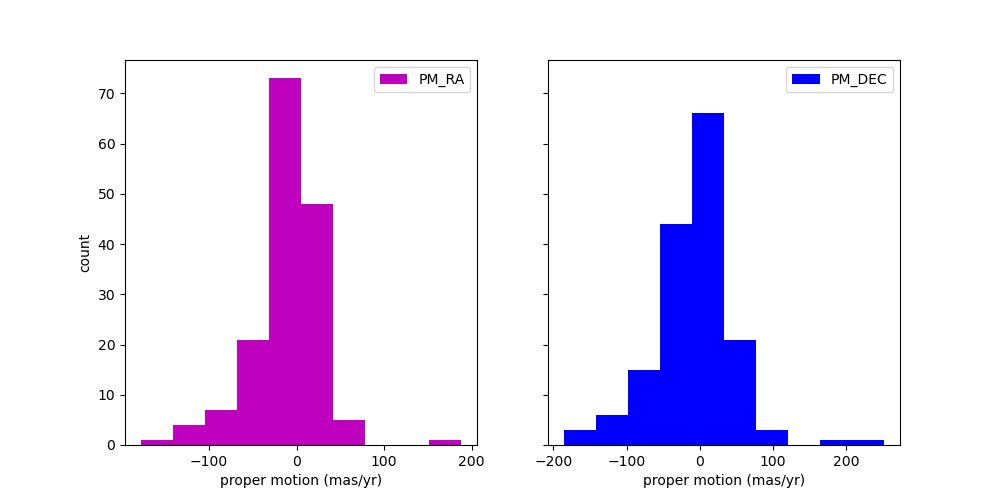

Here is the Python script that generated this plot:
#distribution of proper motions of m92
import numpy as np
import pandas as pd 
import matplotlib.pyplot as plt 

m92 = pd.read_csv('m92_dr2.csv')

fig, (ax1, ax2) = plt.subplots(1, 2, figsize = (10,5), sharey = True) #two subplots
ax1.hist(m92['pmra'], label = 'PM_RA', color='m')
ax2.hist(m92['pmdec'], label = 'PM_DEC', color='b') #histograms showing distribution of different pms

ax1.set_ylabel('count')
ax1.set_xlabel('proper motion (mas/yr)')
ax2.set_xlabel('proper motion (mas/yr)')

ax1.legend()
ax2.legend()

plt.savefig('gaia_m92_proper_motion.png')
plt.show()

